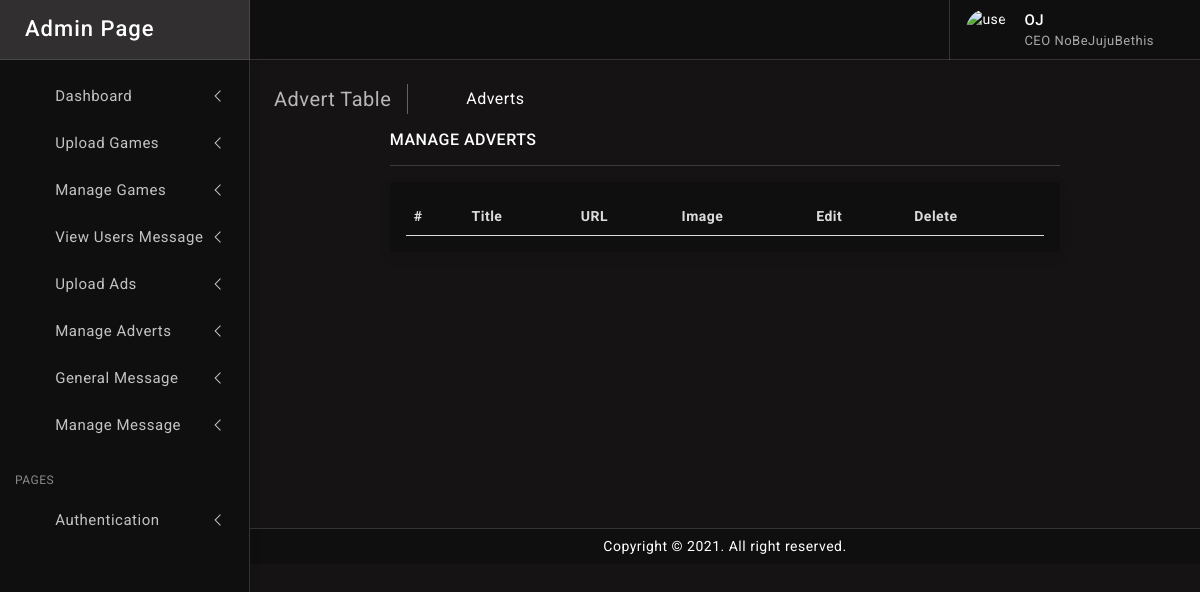
Page /manage_advert/ on the earlier database version.
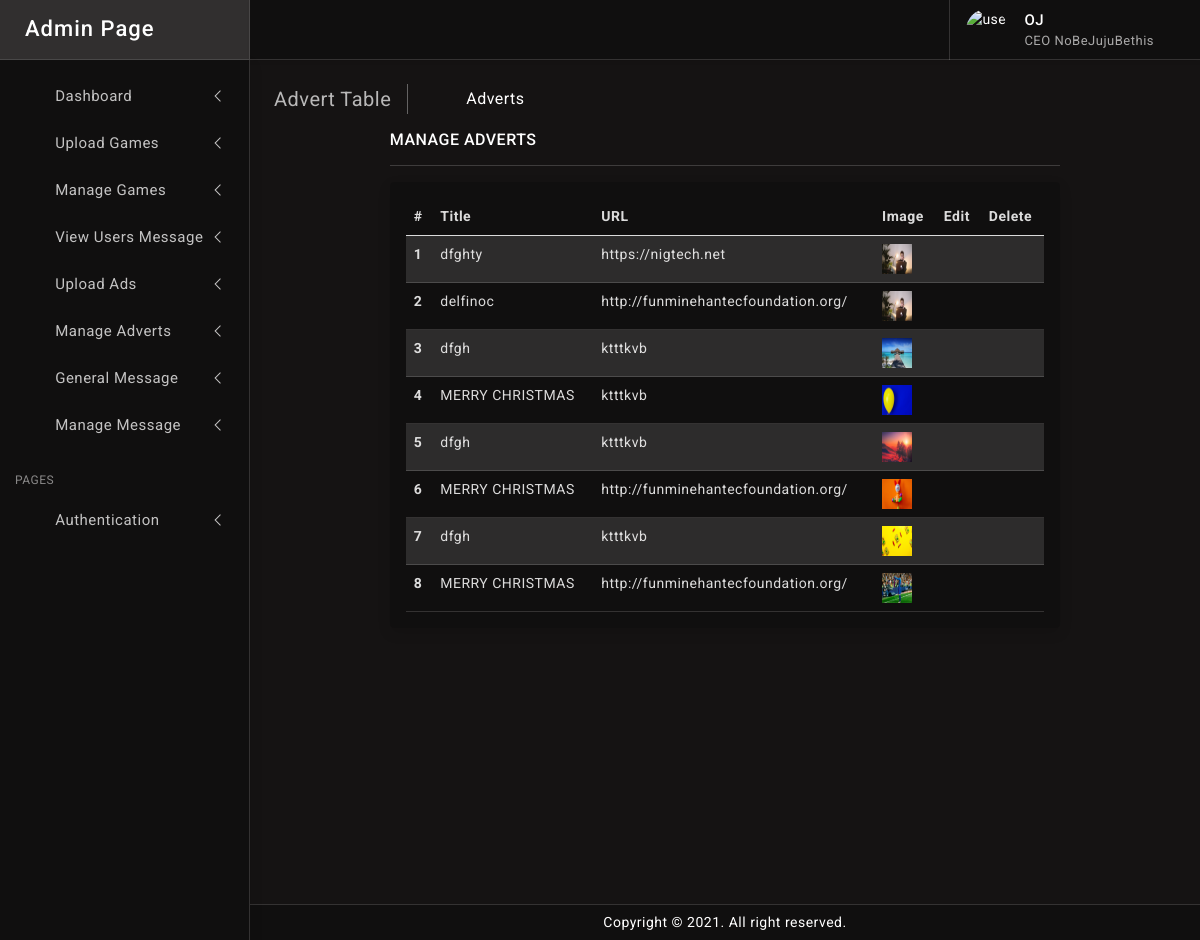
Same page on the later database version.
### main_app/models.py (models this page shows)
class Advert(models.Model):
	title = models.CharField(blank=True, max_length=100)
	link = models.CharField(blank=True, max_length=1000)
	image = models.ImageField(upload_to='media', blank=True)

### main_app/views.py (the view)
# urls.py: path("manage_advert/", views.manage_advert, name='manage_advert'),
def manage_advert(request):
    my_advert = Advert.objects.all()
    context = {'my_advert': my_advert}
    return render(request, 'main_app/manage_advert.html', context)
    return render(request, "main_app/ads.html", context)

### main_app/templates/main_app/manage_advert.html (shortened to what this page needs)
{% extends 'main_app/admin_base.html' %}
{% load static %}
{% block content %}
		<div class="page-wrapper">
			<div class="page-content">
				<div class="page-breadcrumb d-none d-sm-flex align-items-center mb-3">
					<div class="breadcrumb-title pe-3">Advert Table</div>
					<div class="ps-3">
						<nav aria-label="breadcrumb">
							<ol class="breadcrumb mb-0 p-0">
								<li class="breadcrumb-item"><a href="/"><i class="bx bx-home-alt"></i></a>
								</li>
								<li class="breadcrumb-item active" aria-current="page">Adverts</li>
							</ol>
						</nav>
					</div>
				</div>
				<div class="row">
					<div class="col-xl-9 mx-auto">
						<h6 class="mb-0 text-uppercase">Manage Adverts</h6>
						<hr/>
						<div class="card">
							<div class="card-body">
								<table class="table mb-0 table-striped">
									<thead>
										<tr>
											<th scope="col">#</th>
											<th scope="col">Title</th>
											<th scope="col">URL</th>
											<th scope="col">Image</th>
											<th scope="col">Edit</th>
											<th scope="col">Delete</th>
										</tr>
									</thead>
									<tbody>
										{% for rs in my_advert %}
										<tr>
											<th scope="row">{{ forloop.counter }}</th>
											<td>{{ rs.title }}</td>
											<td>{{ rs.link }}</td>
											<td><img src="{{ rs.image.url }}" height="30px" width="30px" alt=""></td>
											<td><a href="/advert/edit/{{rs.id}}"><i class="bx bx-repeat"></i></a></td>
											<td><a href="/advert/delete/{{ rs.id }}" onclick="return confirm('Are you sure you want to delete this Message ?')"><i class="bx bx-trash-alt"></i></a></td>
										</tr>
										{% endfor %}
									</tbody>
								</table>
							</div>
						</div>
					</div>
				</div>
			</div>
		</div>
		<br><br><br><br><br><br><br><br><br><br><br><br>
{% endblock %}

Differences in the rows shown:
added Advert: title "dfghty", link "https://nigtech.net", image (picture)
added Advert: title "delfinoc", link "http://funminehantecfoundation.org/", image (picture)
added Advert: title "dfgh", link "ktttkvb", image (picture)
added Advert: title "MERRY CHRISTMAS", link "ktttkvb", image (picture)
added Advert: title "dfgh", link "ktttkvb", image (picture)
added Advert: title "MERRY CHRISTMAS", link "http://funminehantecfoundation.org/", image (picture)
added Advert: title "dfgh", link "ktttkvb", image (picture)
added Advert: title "MERRY CHRISTMAS", link "http://funminehantecfoundation.org/", image (picture)
